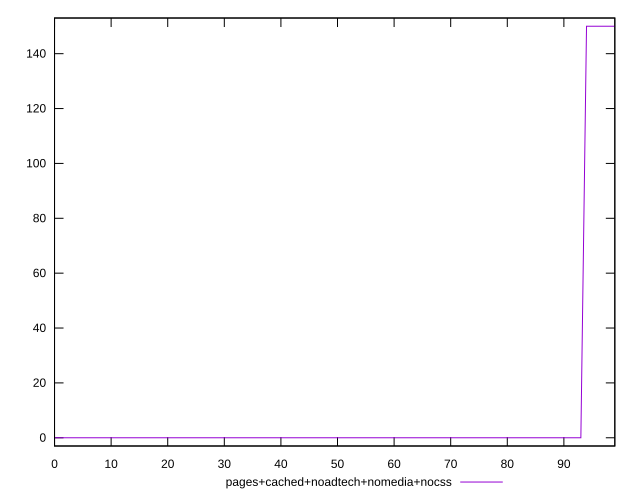

Recreate this plot in gnuplot.
reset

$pagesCachedNoadtechNomediaNocss <<EOF
0 0
1 0
2 0
3 0
4 0
5 0
6 0
7 0
8 0
9 0
10 0
11 0
12 0
13 0
14 0
15 0
16 0
17 0
18 0
19 0
20 0
21 0
22 0
23 0
24 0
25 0
26 0
27 0
28 0
29 0
30 0
31 0
32 0
33 0
34 0
35 0
36 0
37 0
38 0
39 0
40 0
41 0
42 0
43 0
44 0
45 0
46 0
47 0
48 0
49 0
50 0
51 0
52 0
53 0
54 0
55 0
56 0
57 0
58 0
59 0
60 0
61 0
62 0
63 0
64 0
65 0
66 0
67 0
68 0
69 0
70 0
71 0
72 0
73 0
74 0
75 0
76 0
77 0
78 0
79 0
80 0
81 0
82 0
83 0
84 0
85 0
86 0
87 0
88 0
89 0
90 0
91 0
92 0
93 0
94 150
95 150
96 150
97 150
98 150
99 150
EOF

set key outside below
set xrange [0:99]
set yrange [-3:153]
set trange [-3:153]
set terminal svg size 640, 500 enhanced background rgb 'white'
set output "report_00026_2021-02-22T21:38:55.199Z/uses-http2/comparison/sorted/4_vs_5.svg"

plot $pagesCachedNoadtechNomediaNocss title "pages+cached+noadtech+nomedia+nocss" with line

reset
